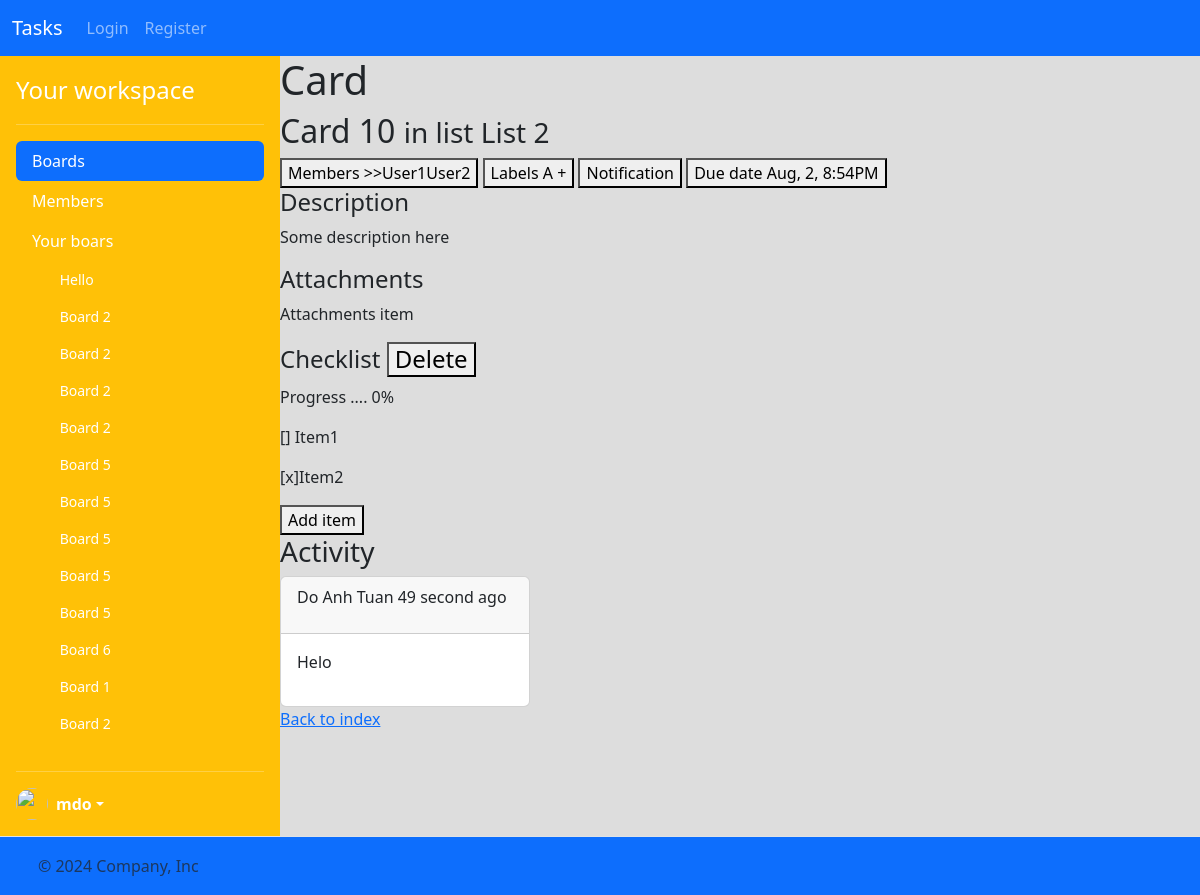
The page /cards/38 on the database as committed earlier.
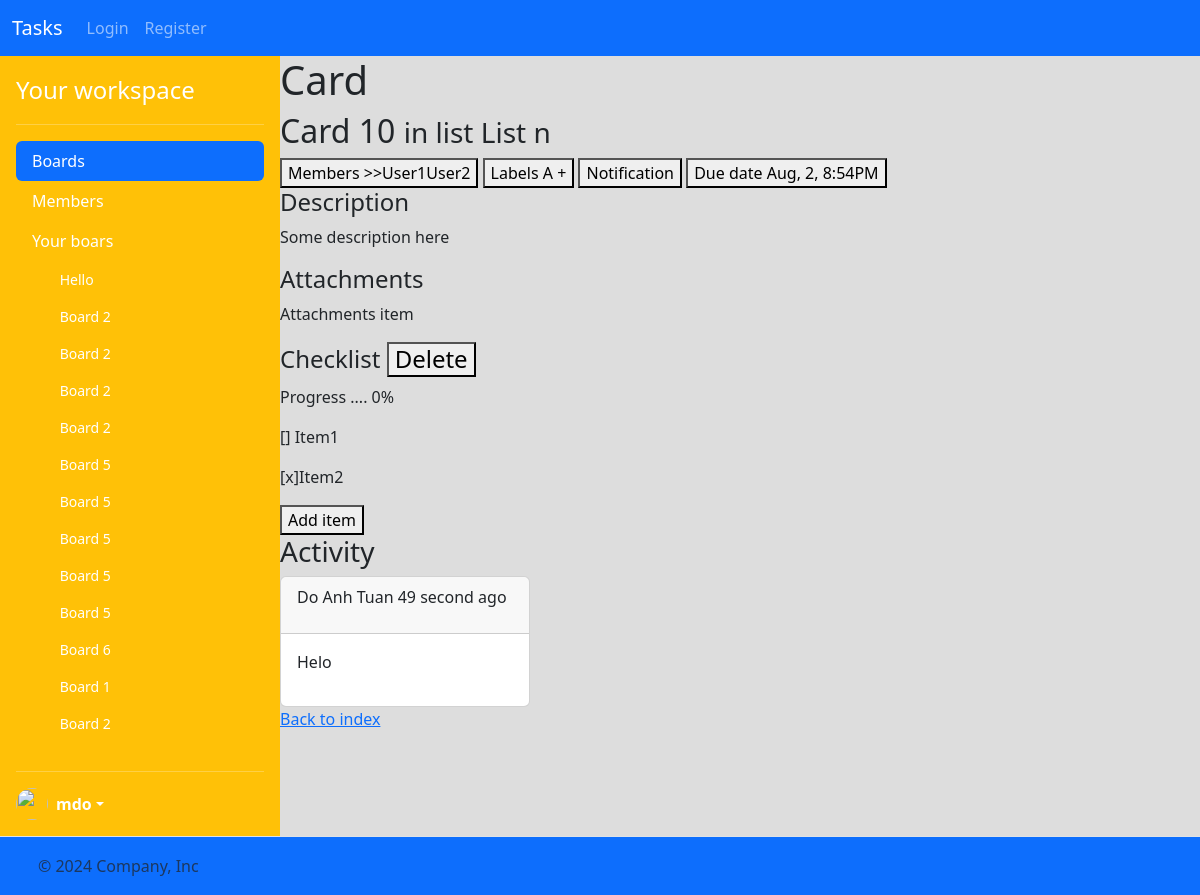
The same page on the database as committed later.
### task/models.py (models this page shows)
class Board(models.Model):
    name = models.CharField(max_length=256)
    description = models.CharField(max_length=256)
    members = models.ManyToManyField(User, related_name="boards")
    created_at = models.DateTimeField(auto_now_add=True)

class Card(models.Model):
    list = models.ForeignKey("List", on_delete=models.CASCADE, related_name="cards")
    labels = models.ManyToManyField("Label", related_name="cards")
    attachments = models.ManyToManyField("Attachment", related_name="cards")
    description = models.CharField(max_length=256)
    due_date = models.DateTimeField(null=True, blank=True)
    position = models.DecimalField(max_digits=10, decimal_places=2)
    created_at = models.DateTimeField(auto_now_add=True)

class List(models.Model):
    board = models.ForeignKey("Board", on_delete=models.CASCADE, related_name="lists")
    name = models.CharField(max_length=256)
    position = models.DecimalField(max_digits=10, decimal_places=2)
    created_at = models.DateTimeField(auto_now_add=True)

### task/views.py (the view)
# urls.py: path("cards/<int:card_id>", views.card, name="card"),
@csrf_exempt
def card(request, card_id):
    card = Card.objects.filter(id=card_id).first()
    if card is None:
        return JsonResponse({"messag": "Card does not exist!"}, status=400)
    return render(
        request, "task/card.html", {"card": card, "boards": Board.objects.all()}
    )

### task/templates/task/card.html (shortened to what this page needs)
{% extends "task/layout.html" %}
{% block main %}
<h1>Card</h1>
<h2>{{ card.description }} <small>in list <span class="text-grey">{{ card.list.name }}</span></small></h2>
<div>
    <button>Members >><span>User1</span><span>User2</span></button>
    <button>Labels A +</button>
    <button>Notification</button>
    <button>Due date Aug, 2, 8:54PM</button>
</div>
<h4>Description</h4>
<p>Some description here</p>
<h4>Attachments</h4>
<div>
    <p>Attachments item</p>
</div>
<h4>Checklist <button>Delete</button></h4>
<p>Progress .... 0%</p>
<p>[] Item1</p>
<p>[x]Item2</p>
<button>Add item</button>
<h3>Activity</h3>
<div class="card" style="max-width: 250px;">
    <div class="card-header">
        <p>Do Anh Tuan <span>49 second ago</spam></p>
    </div>
    <div class="card-body">
        <p>Helo</p>
    </div>
</div>
<div>
    <a href={% url 'index' %}>Back to index</a>
</div>
</div>
{% endblock %}

### task/templates/task/layout.html (shortened to what this page needs)
<!DOCTYPE html>
{% load static %}
<html lang="en">
    <head>
        <link href="https://cdn.jsdelivr.net/npm/bootstrap@5.3.3/dist/css/bootstrap.min.css" rel="stylesheet">
        <link href="{% static 'styles.css' %}" rel="stylesheet">
    </head>
    <body>
        <header>
            <nav class="navbar navbar-expand-lg bg-primary"  data-bs-theme="dark">
                <div class="container-fluid">
                  <a class="navbar-brand" href="{% url 'index' %}">Tasks</a>
                  <div class="collapse navbar-collapse" id="navbarSupportedContent">
                    <ul class="navbar-nav me-auto mb-2 mb-lg-0">
                        {% if user.is_authenticated %}
                      <li class="nav-item">
                        <a class="nav-link active" aria-current="page" href="{% url 'index' %}">Home</a>
                      </li>
                      <li class="nav-item">
                        <a class="nav-link" href="{% url 'create_board' %}">Create</a>
                      </li>
                      <li class="nav-item dropdown">
                        <a class="nav-link dropdown-toggle" href="#" role="button" data-bs-toggle="dropdown" aria-expanded="false">
                          {{ user.username }}
                        </a>
                        <ul class="dropdown-menu">
                          <li><a class="dropdown-item" href="{% url 'profile' %}">Profile</a></li>
                          <li><a class="dropdown-item" href="{% url 'logout' %}">Logout</a></li>
                          {% comment %} <li><a class="dropdown-item" href="#">Another action</a></li>
                          <li><hr class="dropdown-divider"></li>
                          <li><a class="dropdown-item" href="#">Something else here</a></li> {% endcomment %}
                        </ul>
                      </li>
                      {% comment %} <li class="nav-item">
                        <a class="nav-link disabled" aria-disabled="true">Disabled</a>
                      </li> {% endcomment %}
                    </ul>
                    <form class="d-flex" role="search">
                      <input class="form-control me-2" type="search" placeholder="Search" aria-label="Search">
                      <button class="btn btn-outline-success" type="submit">Search</button>
                    </form>
                    {% else %}
                      <li class="nav-item">
                        <a class="nav-link" href="{% url 'create_board' %}">Login</a>
                      </li>
                      <li class="nav-item">
                        <a class="nav-link" href="{% url 'create_board' %}">Register</a>
                      </li>
                      {% endif %}
                  </div>
                </div>
              </nav>
        </header>
        <main>
            <div class="d-flex flex-nowrap">
                <div class="d-flex flex-column flex-shrink-0 p-3 text-white bg-warning" style="width: 280px;">
                    <a href="/" class="d-flex align-items-center mb-3 mb-md-0 me-md-auto text-white text-decoration-none">
                      <span class="fs-4">Your workspace</span>
                    </a>
                    <hr>
                    <ul class="nav nav-pills flex-column mb-auto">
                      <li class="nav-item">
                        <a href="#" class="nav-link active" aria-current="page">
                          Boards
                        </a>
                      </li>
                      <li>
                        <a href="#" class="nav-link text-white">
                          Members
                        </a>
                      </li>
                      <li class="mb-1">
                        <button  class="nav-link text-white collapsed" data-bs-toggle="collapse" data-bs-target="#home-collapse" aria-expanded="true">
                            Your boars
                            </button>
                            <div class="collapse show" id="home-collapse">
                            <ul class="btn-toggle-nav list-unstyled fw-normal pb-1 small" style="max-height: 490px;
    overflow-y: auto;">
                                {% for board in boards %}
                                <li>
                                    <a href="{% url 'board' board.id %}" class="nav-link text-white">
                                      <svg class="bi me-2" width="16" height="16"><use xlink:href="#speedometer2"></use></svg>
                                      {{ board.name }}
                                    </a>
                                  </li>
                                  {% endfor %}
                            </ul>
                            </div>
                      </li>
                    </ul>
                    <hr>
                    <div class="dropdown">
                      <a href="#" class="d-flex align-items-center text-white text-decoration-none dropdown-toggle" id="dropdownUser1" data-bs-toggle="dropdown" aria-expanded="false">
                        <img src="https://github.com/mdo.png" alt="" width="32" height="32" class="rounded-circle me-2">
                        <strong>mdo</strong>
                      </a>
                    </div>
                </div>
                <div style="width: 100%; background: #DDD;">
                    {% block main %}{% endblock %}
                </div>
        </main>
        <footer class="d-flex flex-wrap justify-content-between align-items-center py-3 border-top bg-primary">
            <div class="col-md-4 d-flex align-items-center">
              <a href="/" class="mb-3 me-2 mb-md-0 text-body-secondary text-decoration-none lh-1">
                <svg class="bi" width="30" height="24"><use xlink:href="#bootstrap"></use></svg>
              </a>
              <span class="mb-3 mb-md-0 text-body-secondary">© 2024 Company, Inc</span>
            </div>
            <ul class="nav col-md-4 justify-content-end list-unstyled d-flex">
              <li class="ms-3"><a class="text-body-secondary" href="#"><svg class="bi" width="24" height="24"><use xlink:href="#twitter"></use></svg></a></li>
              <li class="ms-3"><a class="text-body-secondary" href="#"><svg class="bi" width="24" height="24"><use xlink:href="#instagram"></use></svg></a></li>
              <li class="ms-3"><a class="text-body-secondary" href="#"><svg class="bi" width="24" height="24"><use xlink:href="#facebook"></use></svg></a></li>
            </ul>
          </footer>
    </body>
</html>

Rows that differ between the two databases and show on the page:
changed Card "Card 10": list.name "List 2" → "List n"
